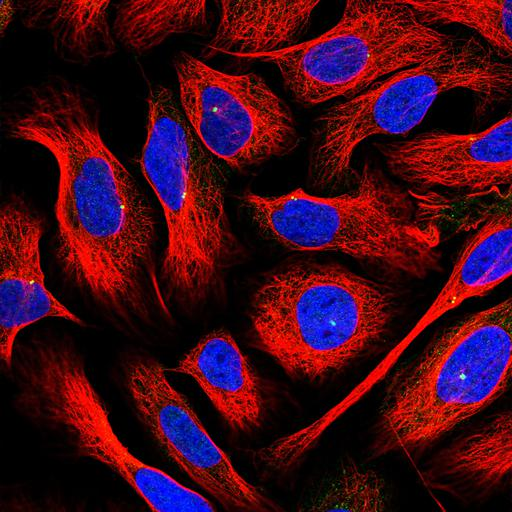
#> input picture imagerie/image/stemCell.jpg, 512 x 512 px
$ jupyter execute tuto1Solution.ipynb
#> lines starting #> are read from the running program, lines starting #| are printed output that depends on the picture; after the words box and inside, x2 and y2 are one past the last pixel; in counts of white or black regions, pixels touching at a corner belong together
# Détection d'object
Ce tuto a pour but de vous faire compter le nombre d'objet présent dans une image. Les images sont extraites de
http://www.cellimagelibrary.org. L'image en couleur bleu et rouge suivante est une image de cellule souche "stem cell" en anglais. Notre objectif est de compter son nombre de couleur.

[cell 1]
import matplotlib.pyplot as plt
import cv2
import numpy as np

[cell 2]
im =  cv2.cvtColor(cv2.imread('../image/stemCell.jpg'),cv2.COLOR_BGR2RGB)
print(im.shape)
#| (512, 512, 3)
plt.imshow(im)
plt.show()

# Afficher les channels
Comme vous l'avez fait dans le tuto `colorDetection` vous pouvez afficher les trois channels. Ici les channels sont donc dans l'ordre rouge, vert, bleu. <br \>
Faites donc un subplot avec 3 `imshow()` et tester avec et sans l'option `cmap="gray"`. Réglez la taille des images avec `plt.figure()` avec les subplots et l'option à mettre à l'intérieur `figsize` (cf la documentation de matplotlib si vous avez oubliez)

[cell 3]
plt.figure(figsize=(20,5))
for i in range(0,3):
    plt.subplot(1,3,i+1)
    plt.imshow(im[:,:,i])
plt.show()
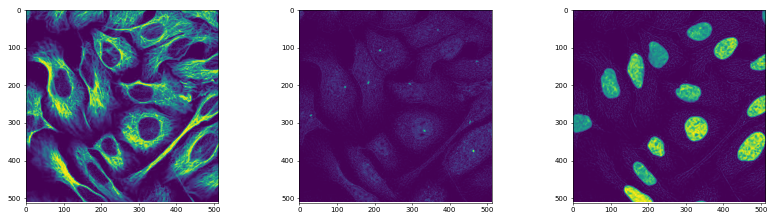
#> figure drawn by matplotlib, 3 panels

# Afficher les histogrammes
Normalement vous devriez voir les différentes parties des cellules bien séparées. Ceci est assez logique, cette image a été produite en introduisant des colorants fluorescents dans les cellules, ainsi nous pouvons bien distinguer leurs différentes parties.
Vous pouvez afficher les différents histogrammes juste pour voir comment l'information est répartie.

La commande `.ravel()` permet d'applatir une image, c'est-à-dire passer de 2D en 1D ou d'un tableau à une ligne.

La commande `plt.hist()` vous permet de faire l'histogramme de voir image applatie. Le second argument de `hist()` sera le nombre de baton dans l'histogramme. En général on prend ce nombre de baton égale au codage de l'image. Si un pixel d'un channel est codé sur 8 bits, on a 2^8 possibilités pour cette couleurs. (`.dtype` pour connaitre le type d'un object numpy)

[cell 4]
plt.figure(figsize=(20,5))
for i in range(0,3):
    plt.subplot(1,3,i+1)
    plt.hist(im[:,:,i].ravel(),255)
plt.show()
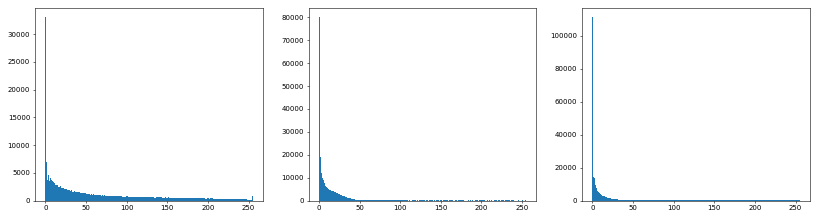
#> figure drawn by matplotlib, 3 panels; panel 1: tallest bar 33081 high, from x = 0 to 1; panel 2: tallest bar 80102 high, from x = 0 to 1; panel 3: tallest bar 111314 high, from x = 0 to 1

# Classifier les pixels
Comme notre objectif est de compter le nombre de cellule, nous devons d'abord détecter nos cellules. Le channel bleu semble parfait pour cette taĉhe. L'histogramme nous montre bien que la plupart des pixels sont noirs, donc le fond de l'image. Les pixels blanc sont plus éparpillés, vous pouvez sélectionner les cellules en seuillant l'image, je vous laisse choisir le seuil (entre 50 et 100 c'est correct).

[cell 5]
pixCell = im[:,:,2]>70
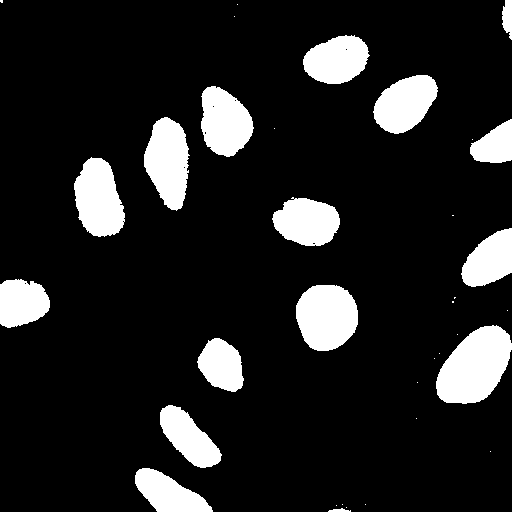
#> pixCell: shape (512, 512) bool; 13.4% white; 35 white regions (19 under 20 px), largest, box (x1, y1, x2, y2) and area: (436, 325, 512, 404) 4112, (296, 285, 358, 351) 3270, (144, 117, 190, 211) 3004
plt.imshow(pixCell)

# Trouver les différents objets
Après le seuil, vous savez donc si un pixel fait parti d'une cellule ou non (True ou False). Maintenant il faut trouver les régions de pixels qui sont une cellule. Pour cela on rassemble les pixels voisins. On peut définir deux manières d'être voisin : en 4-connexité ou en 8-connexité.

On peut donc trouver les régions grâce à la commande `connectedComponents()`
https://docs.opencv.org/3.4.4/d3/dc0/group__imgproc__shape.html#gac2718a64ade63475425558aa669a943a

    retval, labels = cv.connectedComponents( image, None, 8 )

Si votre image après seuillage est de type bool (`im.dtype` pour vérifier), vous devrez la retransformer en `uint8` (unsigned int 8: int non signé sur 8 bits donc 0->255)

[cell 6]
pixCell=pixCell.astype('uint8')
retval, labels = cv2.connectedComponents(pixCell, None, 8)
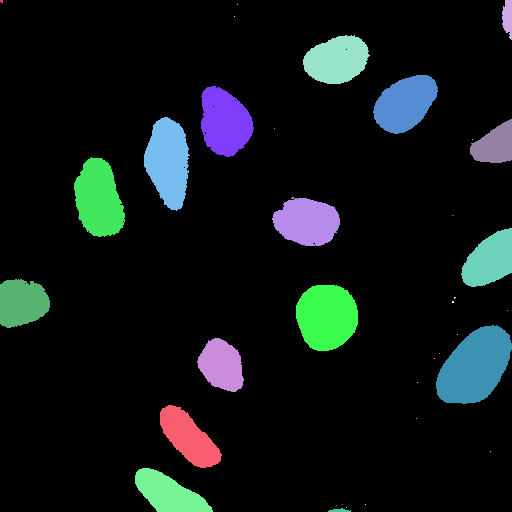
#> labels: shape (512, 512) int32; 36 distinct labels, from 0 to 35; one colour per label, 0 black
#> retval = 36
plt.imshow(labels)
print(retval)
#| 36

La valeur `retval` retourne le nombre de régions trouvées. Si vous affichez votre matrice `labels` vous voyez des régions colorées. Ici chaque pixel possède un label (un numéro d'identification) suivant son groupe.

# Identifier les cellules
Maintenant que l'on a plusieurs régions trouvées, il faut s'assurer de celle étant des cellules. Pour cela trouvons la taille de chaque régions. En regardant le code juste en dessous, trouver la taille de chaque régions et sauvegarder la dans un tableau. Vous aurez donc un tableau de la même taille que le nombre de région/label, chaque case possède la taille de sa région.

[cell 7]
plt.imshow(labels==5)
print(np.sum(labels==5))
#| 2396
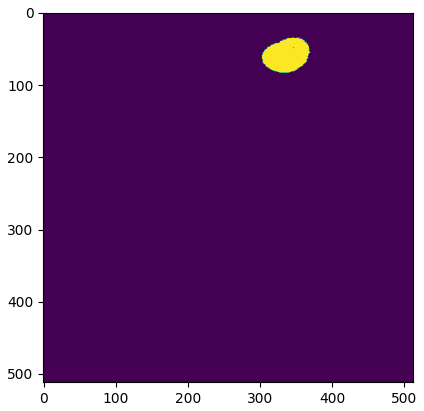
#> figure drawn by matplotlib, 1 panel

[cell 8]
sizeLabels = []
for i in range(1,retval):
    sizeLabels.append(np.sum(labels==i))
#> after the loop, sizeLabels = 35 values, max 4112 at index 20, min 1 at index 2, mean 1001.3
plt.plot(sizeLabels,'+')
plt.xlabel('Numéro de la région')
plt.ylabel('Taille de la région')
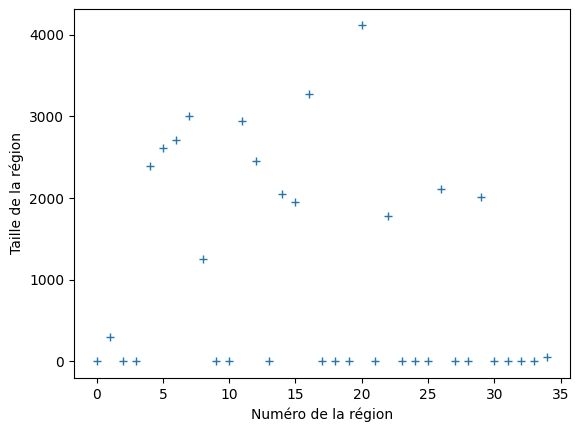
#> figure drawn by matplotlib, 1 panel; curve peaks at x = 20, y = 4112

# Retirer les petites zones n'étant pas des cellules
Vous remarquez qu'il y a pleins de toutes petites régions dues au seuillage choisie. On cherche donc à retirer ces petites zones que l'on ne veut pas compter. Pour cela vous pouvez simplement virer les zones inférieures à 1000 pixels.

C'est-à-dire que dans votre tableau de taille des zones. Vous retirer les zones inférieur à `1000`.

[cell 9]
seuilPetiteZone = 1000

labelCellule = [l+1 for l in range(1,retval-1) if sizeLabels[l] > seuilPetiteZone]
#> labelCellule = [5, 6, 7, 8, 9, 12, 13, 15, 16, 17, 21, 23, 27, 30]

print(labelCellule)
#| [5, 6, 7, 8, 9, 12, 13, 15, 16, 17, 21, 23, 27, 30]

# Afficher les cellules
Maintenant vous devez obtenir un tableau avec les labels de chaque cellule, vous pouvez donc afficher chaque cellule.

[cell 10]
plt.figure(figsize=(20,20))
for i in range(len(labelCellule)):
    plt.subplot(len(labelCellule)//3+1,3,i+1)
    tab = labels==labelCellule[i]*1
    plt.imshow(im*np.dstack((tab,tab,tab)))
#> this loop made 14 passes
#> pass 1, `tab = labels==labelCellule[i]*1`:
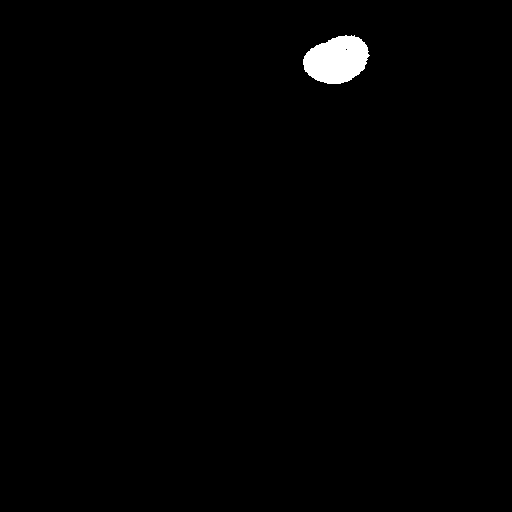
#> tab: shape (512, 512) bool; 0.91% white; 1 white region, box (x1, y1, x2, y2) and area: (303, 35, 370, 84) 2396
print("Nombre de cellule " + str(len(labelCellule)))
#| Nombre de cellule 14
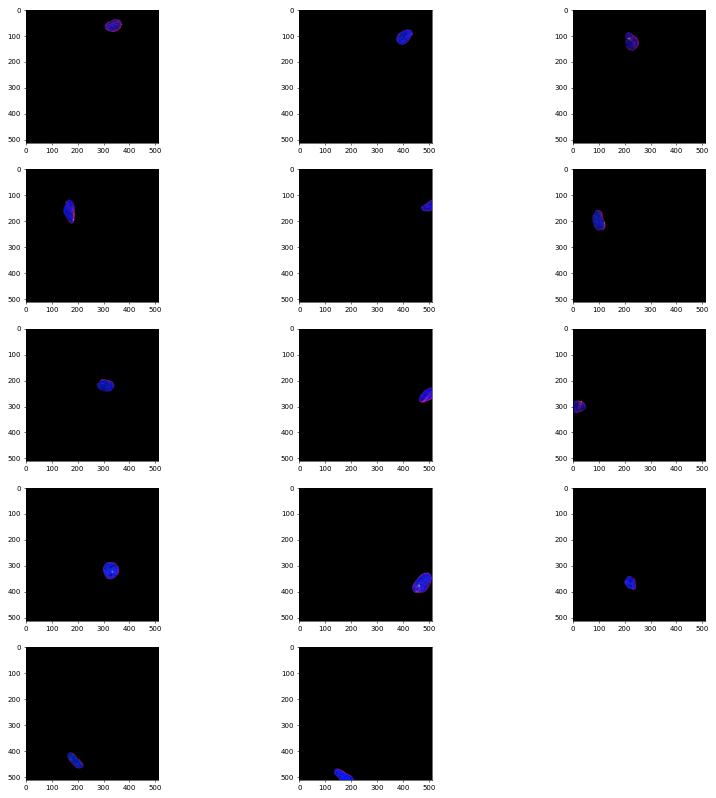
#> figure drawn by matplotlib, 14 panels

[cell 11]
tab = np.zeros(im[:,:,0].shape, dtype=bool)
#> tab: shape (512, 512) bool; every value is 0
for i in range(len(labelCellule)):
    tab = tab | (labels==labelCellule[i])
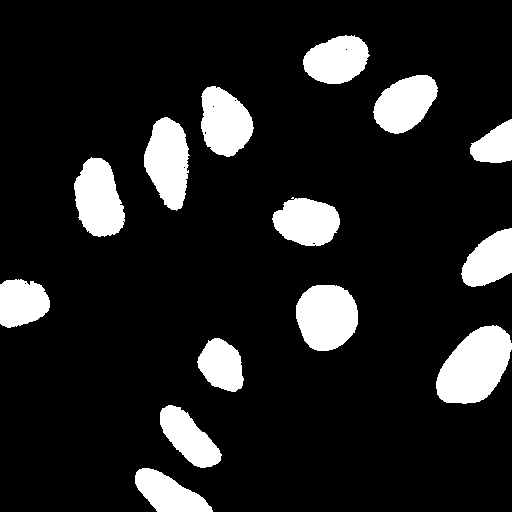
#> tab: shape (512, 512) bool; 13.2% white; 14 white regions, largest, box (x1, y1, x2, y2) and area: (436, 325, 512, 404) 4112, (296, 285, 358, 351) 3270, (144, 117, 190, 211) 3004
tab = tab.astype("uint8")
plt.figure(figsize=(20,20))
plt.imshow(im*np.dstack((tab,tab,tab)))
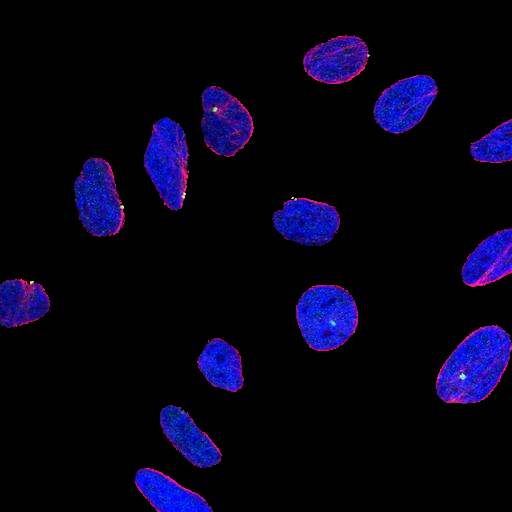
#> shown: shape (512, 512, 3); mean R, G, B 5.8, 3, 22.4

$ run again, with imagerie/image/RGBCircles.bmp saved as imagerie/image/stemCell.jpg
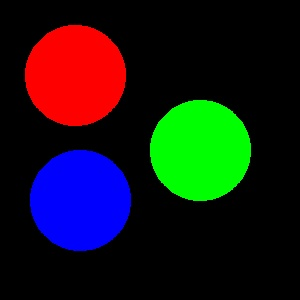
#> input picture imagerie/image/RGBCircles.bmp, 300 x 300 px
#| (300, 300, 3)
#> pixCell: shape (300, 300) bool; 9.1% white; 35 white regions (34 under 20 px), largest, box (x1, y1, x2, y2) and area: (30, 150, 132, 252) 8148
#> labels: shape (300, 300) int32; 36 distinct labels, from 0 to 35
#> retval = 36
#| 36
#| 1
#> after the loop `for i in range(1,retval):`: sizeLabels = 35 values, max 8148 at index 17, min 1 at index 0, mean 233.8
#> `[cell 8] sizeLabels = [] for i in range(1,retval): sizeLabels.append(n..`:
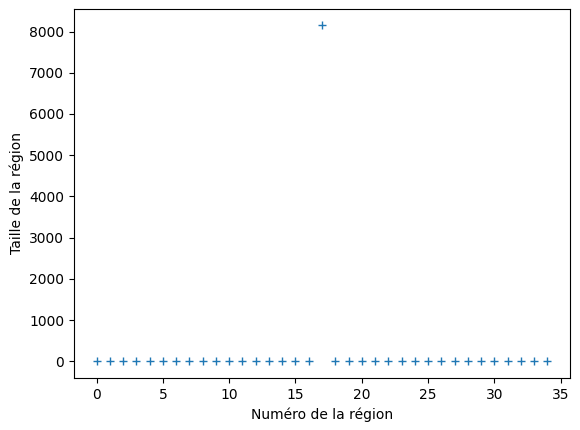
#> figure drawn by matplotlib, 1 panel; curve peaks at x = 17, y = 8148
#> labelCellule = [18]
#| [18]
#> the loop `for i in range(len(labelCellule)):` made 1 pass
#| Nombre de cellule 1
#> `[cell 10] plt.figure(figsize=(20,20)) for i in range(len(labelCellule)..`:
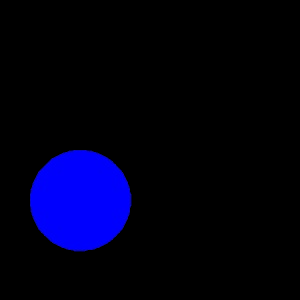
#> shown: shape (300, 300, 3); mean R, G, B 0.1, 0.1, 22.3
